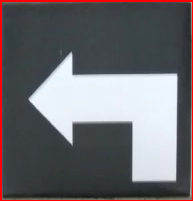
#> input picture left_template.png, 193 x 201 px
$ jupyter execute strategy_seminar.ipynb   (older library calls are emulated)
#> lines starting #> are read from the running program, lines starting #| are printed output that depends on the picture
[cell 1]
import numpy as np
import cv2
import copy

def generate_field(wind_x, wind_y, shift):
    field = np.zeros((wind_y, wind_x, 3), np.uint8)
    field[:, :, 0] = 12
    field[:, :, 1] = 134
    field[:, :, 2] = 73

    points = [(np.random.randint(wind_x - 4 * shift) + shift,
               np.random.randint(wind_y - 2 * shift) + shift) for i in range(20)]

    mask = np.zeros_like(field[:, :, 0])

    for i in range(len(points) - 1):
        cv2.line(mask, points[i], points[i + 1], 255, 200)

    #cv2.imshow("mask", mask)

    mask = cv2.morphologyEx(mask, cv2.MORPH_CLOSE, np.ones((143, 143)))

    #cv2.imshow("closed", mask)

    contours, _ = cv2.findContours(mask, cv2.RETR_EXTERNAL, cv2.CHAIN_APPROX_SIMPLE)

    upper_left_ind = 0
    min_sum = 1000000

    for i in range(len(contours[0])):
        if (contours[0][i][0][0] + contours[0][i][0][1] < min_sum):
            min_sum = contours[0][i][0][0] + contours[0][i][0][1]
            upper_left_ind = i

    path_with_start = [(shift, shift // 2)]

    for i in range(len(contours[0])):
        path_with_start.append(contours[0][(i + upper_left_ind) % len(contours[0])][0])

    for i in range(len(path_with_start) - 250):
        cv2.line(field, path_with_start[i], path_with_start[i + 1], (12, 123, 234), 5)

    return field

# [6 lines left out: function get_v_adaptive_mask, not called in this run]

def load_templates(template_paths, template_size):
#> called with template_size = 50
    templates = {}

    for template_path in template_paths:
        template_img_ = cv2.imread(template_path)
#> template_img_ is the input picture: shape (201, 193, 3); mean B, G, R 109.8, 106.3, 108.1

        assert template_img_ is not None, "Cannot find image " + str(name)

        #workaround for data with bboxes :/
        template_img = template_img_[1 : -1, 1 : -1, :]
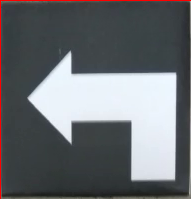
#> template_img: shape (199, 191, 3); mean B, G, R 112.1, 108.5, 105.1

        template_img = cv2.resize(template_img, (template_size, template_size))
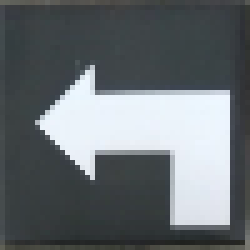
#> template_img: shape (50, 50, 3) (shown 5 times larger); mean B, G, R 112.8, 109.3, 103.2

        template_name = template_path.split("_")[0]

        #print(template_name)

        templates.update({template_name : {"0" : template_img}})

        for i in range(1, 4):
            template_img = cv2.rotate(template_img, cv2.ROTATE_90_CLOCKWISE)
            templates[template_name].update({str(90*i) : template_img})
#> this loop made 3 passes
#> pass 1, in load_templates, `template_img = cv2.rotate(template_img, cv2.ROTATE_90_CLOCKWISE)`:
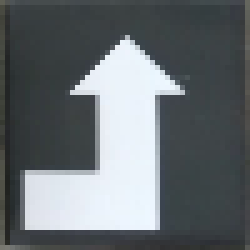
#> template_img: shape (50, 50, 3) (shown 5 times larger); mean B, G, R 112.8, 109.3, 103.2
#> pass 2, in load_templates, `template_img = cv2.rotate(template_img, cv2.ROTATE_90_CLOCKWISE)`:
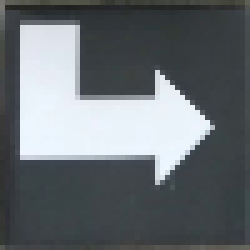
#> template_img: shape (50, 50, 3) (shown 5 times larger); mean B, G, R 112.8, 109.3, 103.2
#> pass 3, in load_templates, `template_img = cv2.rotate(template_img, cv2.ROTATE_90_CLOCKWISE)`:
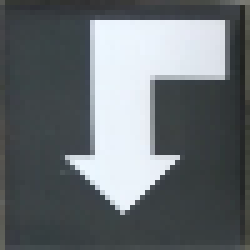
#> template_img: shape (50, 50, 3) (shown 5 times larger); mean B, G, R 112.8, 109.3, 103.2

    return templates

def place_sign(field, templates, template_size, x, y, template_name, rotation, offset = 10):
    field[y - template_size // 2 - offset: y + template_size // 2 + offset,
          x - offset: x + template_size + offset, :] = 255

    field[y - template_size // 2: y + template_size // 2,
          x : x + template_size, :] = templates[template_name][rotation]

def generate_constant_field(wind_x, wind_y, templates, template_size):
    field = np.zeros((wind_y, wind_x, 3), np.uint8)
    field[:, :, 0] = 12
    field[:, :, 1] = 134
    field[:, :, 2] = 73

    segments = [[(400, 250), (500, 400), (720, 400)]]

    place_sign(field, templates, template_size, 820, 400, "up", "90")
    place_sign(field, templates, template_size, 1220, 400, "right", "90")
    place_sign(field, templates, template_size, 1220, 800, "up", "180")
    place_sign(field, templates, template_size, 1220, 1200, "left", "180")

    #field[400 - template_size // 2: 400 + template_size // 2,
    #      520 : 520 + template_size, :] = templates["up"]["90"]

#     field[400 - template_size // 2: 400 + template_size // 2,
#           820 : 820 + template_size, :] = templates["right"]["90"]

#     field[700 - template_size // 2: 700 + template_size // 2,
#           820 : 820 + template_size, :] = templates["up"]["180"]

#     field[900 - template_size // 2: 900 + template_size // 2,
#           820 : 820 + template_size, :] = templates["left"]["180"]

    for i in range(len(segments)):
        for j in range(len(segments[i]) - 1):
            cv2.line(field, segments[i][j], segments[i][j + 1], (12, 123, 234), 5)

    return field

template_size = 50

templates = load_templates(["left_template.png", "right_template.png", "up_template.png"], template_size)
#> templates = 3 items

#field = generate_constant_field(1900, 1400, templates, template_size)
field = generate_field(1900, 1400, 200)

cv2.imshow("field", field)
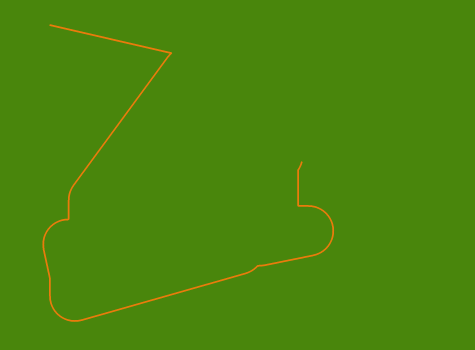
#> window 'field': shape (1400, 1900, 3) (shown at 1/4 size); mean B, G, R 12, 133.9, 74.4
cv2.waitKey(0)
cv2.destroyAllWindows()
cv2.waitKey(10)

[cell 2]
import numpy as np
import cv2
import copy
import math
from scipy.special import comb

class Controller:
    def __init__(self, max_v_linear, TEMPL_SZ, templates):
        self.max_v_linear = max_v_linear

        self.last_feedback = (0, 0, 0)
        self.last_spline = []

        self.TEMPL_SZ = TEMPL_SZ

        self.templates = templates

    # [12 lines left out: functions calc_IoU, get_v_adaptive_mask, not called in this run]

    def get_mask(self, image, thresholds, la = 10, ha = 1000000):
        mask = cv2.inRange(image, thresholds[0], thresholds[1])

        cv2.imshow("mask", mask)
        #cv2.waitKey(0)

        connectivity = 4
        output = cv2.connectedComponentsWithStats(mask, connectivity, cv2.CV_32S)

        num_labels = output[0]
        labels = output[1]
        stats = output[2]

        filtered = np.zeros_like(mask)

        for i in range(1, num_labels):
            a = stats[i, cv2.CC_STAT_AREA]
            t = stats[i, cv2.CC_STAT_TOP]
            l = stats[i, cv2.CC_STAT_LEFT]
            w = stats[i, cv2.CC_STAT_WIDTH]
            h = stats[i, cv2.CC_STAT_HEIGHT]

            if (a >= la and a <= ha):
                filtered[np.where(labels == i)] = 255

        return filtered

    #https://stackoverflow.com/questions/12643079/bézier-curve-fitting-with-scipy
    def bernstein_poly(self, i, n, t):
        """
        The Bernstein polynomial of n, i as a function of t
        """

        return comb(n, i) * ( t**(n-i) ) * (1 - t)**i

    def bezier_curve(self, points, nTimes=1000):
        """
        Given a set of control points, return the
        bezier curve defined by the control points.

        points should be a list of lists, or list of tuples
        such as [ [1,1],
                    [2,3],
                    [4,5], ..[Xn, Yn] ]
            nTimes is the number of time steps, defaults to 1000

            See http://processingjs.nihongoresources.com/bezierinfo/
        """

        nPoints = len(points)
        xPoints = np.array([p[0] for p in points])
        yPoints = np.array([p[1] for p in points])

        t = np.linspace(0.0, 1.0, nTimes)

        polynomial_array = np.array([ self.bernstein_poly(i, nPoints-1, t) for i in range(0, nPoints)   ])

        xvals = np.dot(xPoints, polynomial_array)
        yvals = np.dot(yPoints, polynomial_array)

        return xvals, yvals

    def weighted_point_distance(self, p, lowest):
        return math.sqrt((lowest[0, 0] - p[0, 0])**2 + 2 * (lowest[0, 1] - p[0, 1])**2)

    def get_spline(self, image, mask):
        #COMMENTED
        #cv2.imwrite("mask.png", mask)

        contours, _ = cv2.findContours(mask, cv2.RETR_EXTERNAL, cv2.CHAIN_APPROX_NONE)

        filtered = []

        if (len(contours) == 0):
            #print("zhopa")
            return [], [], [[0, 0]], [[0, 0]]

        contour = contours[0]
        lowest_point_y = 0

        for cnt in contours:
            lowest = sorted(cnt, key = lambda p : p[0, 1])[-1]

            if (lowest[0, 1] > lowest_point_y):
                lowest_point_y = lowest[0, 1]

                l = cv2.arcLength(cnt, True)
                approx = cv2.approxPolyDP(cnt, l * 0.05, True)
                contour = approx

        if (lowest_point_y == 0):
            return [], [], [[0, 0]]

        sorted_contour = sorted(contour, key = lambda p : p[0, 1])
        lowest = sorted_contour[-1]

        most_distant = sorted(contour, key = lambda p : self.weighted_point_distance(p, lowest))[-1]
        cv2.circle(image, lowest[0], 25, (100, 100, 100), 4)
        #cv2.circle(image, most_distant[0], 10, (23, 234, 212), 4)

        point_sequence = []

        lowest_index = 0

        for i in range(len(contour)):
            if (np.array_equal(lowest, contour[i])):
                lowest_index = i
                break

        for i in range(lowest_index, lowest_index + len(contour)):
            curr = contour[i % len(contour)]

            point_sequence.append(curr[0])

            #cv2.circle(image, curr[0], 10, (223, 234, int(255.0 / len(contour) * i)), 5)

            if (np.array_equal(curr, most_distant)):
                break

        densified_sequence = []
        densification_coeff = 3

        for i in range(len(point_sequence) - 1):
            for j in range(densification_coeff):
                coeff = float(j) / densification_coeff
                new_point = point_sequence[i] * (1 - coeff) + point_sequence[i + 1] * coeff

                densified_sequence.append(new_point)

            densified_sequence.append(point_sequence[i])

        densified_sequence.append(point_sequence[-1])

        #for point in densified_sequence:
        #    cv2.circle(image, (int(point[0]), int(point[1])), 8, (43, 32, 233), -1)

        xvals, yvals = self.bezier_curve(densified_sequence, nTimes=10)

        #for i in range(len(xvals)):
        #    cv2.circle(image, (int(xvals[i]), int(yvals[i])), 16, (234, 234, 23), -1)

        #cv2.drawContours(image, [contour], -1, (0,255,0), 3)

        cv2.imshow("output", image)
        cv2.waitKey(1)

        return xvals, yvals, lowest, most_distant

    def cut_sign(self, image):
        hsv = cv2.cvtColor(image, cv2.COLOR_BGR2HSV)

        mask = cv2.inRange(hsv, (0, 0, 240), (255, 255, 255))

        #print("acadcacdadcasdc")
        cv2.imshow("mask", mask)

        output = cv2.connectedComponentsWithStats(mask, 4, cv2.CV_32S)
        num_labels = output[0]
        labels = output[1]
        stats = output[2]

        if (num_labels < 2):
            return None, 0, 0, 0

        biggest_component_num = 1
        max_area = 10

        for i in range(1, num_labels):
            area = stats[i, cv2.CC_STAT_AREA]

            if (max_area < area):
                max_area = area
                biggest_component_num = i

        mask_for_biggest = np.zeros_like(mask)

        mask_for_biggest[np.where(labels == biggest_component_num)] = 255

        contours, _ = cv2.findContours(mask_for_biggest, cv2.RETR_EXTERNAL, cv2.CHAIN_APPROX_SIMPLE)

        rect = cv2.minAreaRect(contours[0])
        box = cv2.boxPoints(rect)

        angle = math.atan((box[0, 1] - box[1, 1]) / (box[0, 0] - box[1, 0]))

        top    = stats[biggest_component_num, cv2.CC_STAT_TOP]
        left   = stats[biggest_component_num, cv2.CC_STAT_LEFT]
        width  = stats[biggest_component_num, cv2.CC_STAT_WIDTH]
        height = stats[biggest_component_num, cv2.CC_STAT_HEIGHT]

        cX = int(width // 2)
        cY = int(height // 2)

        crop_x = left + width // 2
        crop_y = top + height // 2

        crop = image[top: top + height, left: left + width]
        #cv2.imshow("crop", crop)

        if (math.isnan(angle)):
            return None, 0, 0, 0

        #print("angle", angle)

        M = cv2.getRotationMatrix2D((cX, cY), int(np.degrees(angle)), 1.0)
        rotated = cv2.warpAffine(crop, M, (width, height))

        # [8 lines left out: function rotate, not called in this run]

        rotated_points = []

        for point in box:
            point_in_crop = (point[0] - left, point[1] - top)

            rotated_point = rotate((cX, cY), point_in_crop, -angle)
            rotated_points.append(rotated_point)

        marker_mask = np.zeros_like(rotated[:, :, 0])
        # [8 lines of commented-out code are left out]

        box = np.int32(rotated_points)#(box)
        #cv2.drawContours(rotated, [box], 0, (0,0,255), 2)
        cv2.drawContours(marker_mask, [box], 0, (255), -1)

        #cv2.imshow("rotated", rotated)
        #cv2.imshow("marker_mask", marker_mask)

        cropped_marker = cv2.bitwise_and(rotated, rotated, mask = marker_mask)
        #cv2.imshow("cropped marker", cropped_marker)

        hsv_marker = cv2.cvtColor(cropped_marker, cv2.COLOR_BGR2HSV)
        #marker_mask = cv2.inRange(hsv_marker, (0, 0, 0), (255, 255, 105))

        #blur = cv.GaussianBlur(img,(5,5),0)
        otsu_th, marker_mask = cv2.threshold(hsv_marker[:, :, 2], 0, 255, cv2.THRESH_BINARY_INV + cv2.THRESH_OTSU)

        #print("otsu th", otsu_th)

        output = cv2.connectedComponentsWithStats(marker_mask, 4, cv2.CV_32S)
        num_labels = output[0]
        labels = output[1]
        stats = output[2]

        if (num_labels < 2):
            return None, 0, 0, 0

        densest_component_num = 1
        max_density = 0.01

        for i in range(1, num_labels):
            area   = stats[i, cv2.CC_STAT_AREA]
            width  = stats[i, cv2.CC_STAT_WIDTH]
            height = stats[i, cv2.CC_STAT_HEIGHT]

            curr_density = area / (width * height)

            if (max_density < curr_density and area > 100):
                max_density = curr_density
                densest_component_num = i

        top    = stats[densest_component_num, cv2.CC_STAT_TOP]
        left   = stats[densest_component_num, cv2.CC_STAT_LEFT]
        width  = stats[densest_component_num, cv2.CC_STAT_WIDTH]
        height = stats[densest_component_num, cv2.CC_STAT_HEIGHT]

        sign_crop = cropped_marker[top: top + height, left: left + width]

        cv2.imshow("sign crop", sign_crop)

        #dist = plot_dist(hsv_marker[:, :, 2])
        #print(dist.shape)
        #cv2.imshow("dist", dist[:, :, 1])

        cv2.imshow("otsu", marker_mask)

        return sign_crop, angle, crop_x, crop_y

    # [24 lines left out: function classify_sign, not called in this run]

    def generate_trajectory(self, frame, cutoff = 130):
        crop, angle, crop_x, crop_y = self.cut_sign(frame)

        h, w, _ = frame.shape

        x, y = w // 2, 0
        lowest = [(w // 2, 0)]
        xvals, yvals = [], []

        #print(crop)

        if (crop is not None):
            #print(crop.shape)
            cv2.imshow("crop", crop)

        if ((crop is not None) and min(crop.shape[:2]) > 20):
            cv2.imshow("crop", crop)
            #print("sign")

            sign_type, rotation, max_IoU = self.classify_sign(crop)

            print(sign_type, rotation, max_IoU)

            if (max_IoU > 0.4):
                cv2.putText(frame, "sign", (50, 50), cv2.FONT_HERSHEY_SIMPLEX,
                           1, (255, 0, 0), 2, cv2.LINE_AA)

                if (h - crop_y < 150):
                    sign_angle = 0

                    if (sign_type == "right"):
                        sign_angle = np.pi / 2

                    if (sign_type == "left"):
                        sign_angle = -np.pi / 2

                    full_angle = angle + int(rotation) / 180 * np.pi + sign_angle

                    #print("full angle", full_angle)
                    #TODO: calculate desired position - 1 m from the arrow if arrow is close,
                    #arrow itself if it is far away

                    tx = 50 * np.sin(full_angle)
                    ty = 50 * np.cos(full_angle)

                    cv2.line(frame, (crop_x, crop_y), (crop_x + int(tx), crop_y - int(ty)), (123, 123, 234), 4)

                    #print("tx", tx)

                    return tx + w // 2, ty, lowest, xvals, yvals

                else:
                    return crop_x, crop_y, lowest, xvals, yvals

        if (crop is None or ((crop is not None) and min(crop.shape[:2])) <= 50):
            #print("line")

            threshold = [(11, 122, 233), (13, 124, 235)]

            mask = self.get_mask(frame, threshold, 40)

            xvals, yvals, lowest, most_distant = self.get_spline(frame, mask)

            if (math.sqrt((lowest[0][1] - most_distant[0][1])**2 +
                          (lowest[0][0] - most_distant[0][0])**2) > 20):
                cv2.putText(frame, "line", (50, 50), cv2.FONT_HERSHEY_SIMPLEX,
                               1, (255, 0, 0), 2, cv2.LINE_AA)

                for i in range(len(xvals)):
                    if (yvals[i] < cutoff):
                        x = xvals[i]
                        y = yvals[i]
                        break

                return x, y, lowest, xvals, yvals

        cv2.putText(frame, "odometry", (50, 50), cv2.FONT_HERSHEY_SIMPLEX,
                           1, (255, 0, 0), 2, cv2.LINE_AA)

        x, y = w // 2, 0
        lowest = [(w // 2, 0)]

        return x, y, lowest, xvals, yvals

    # [8 lines left out: function generate_feedback, not called in this run]

    def draw(self, field_image, observation, PoV_size = 300):
        for i in range(len(self.last_spline[0])):
            cv2.circle(observation, (int(self.last_spline[0][i]), int(self.last_spline[1][i])),
                       6, (240, 240, 240), 2)

        resized_pov = cv2.resize(observation, (PoV_size, PoV_size)) - 30

        field_image[:PoV_size, -PoV_size:, :] = resized_pov

class Controller_heuristic(Controller):
    def __init__(self, max_v_linear, TEMPL_SIZE, templates):
        super().__init__(max_v_linear, TEMPL_SIZE, templates)

    def generate_feedback(self, observation, last_state):
        #vx, vy, omega = 0.1, 0.1, 0.01
        x, y, theta = last_state

        x_next, y_next, lowest, xvals, yvals = self.generate_trajectory(observation)

        vx = self.max_v_linear

        x_lowest = lowest[0][0]
        lateral_compensation = 0.3 * (x_lowest - observation.shape[1] // 2)
        vy = lateral_compensation

        #print("next - lowest", x_next, x_lowest)

        omega = 0.05 * np.sign(x_next - x_lowest)

        feedback = (vx, vy, omega)

        self.last_feedback = feedback
        self.last_spline = (xvals, yvals)

        #print("feedback", feedback)

        return feedback

class Robot:
    def __init__(self, x0, y0, theta0, dt, max_v_linear, max_omega):
        self.x = x0
        self.y = y0
        self.theta = theta0
        self.dt = dt
        self.max_v_linear = max_v_linear
        self.max_omega = max_omega

    def move_global(self, control):
        vx, vy, omega = control

        omega = np.clip(omega, -self.max_omega, self.max_omega)
        v_linear = np.sqrt(vx**2 + vy**2)

        if (v_linear > self.max_v_linear):
            vx = vx / v_linear * self.max_v_linear
            vy = vy / v_linear * self.max_v_linear

        self.x += vx * self.dt
        self.y += vy * self.dt
        self.theta += omega * self.dt

    def move_local(self, control):
        vx, vy, omega = control

        vx_rot = (vx * np.cos(self.theta) - vy * np.sin(self.theta)) * (1 + np.random.randn() * 0)
        vy_rot = (vx * np.sin(self.theta) + vy * np.cos(self.theta)) * (1 + np.random.randn() * 0)

        self.move_global((vx_rot, vy_rot, omega))

    def draw(self, canvas):
        cv2.circle(canvas, (int(self.x), int(self.y)), 25, (123, 234, 234), 2)
        cv2.line(canvas, (int(self.x), int(self.y)),
                 (int(self.x + 40 * np.cos(self.theta)), int(self.y + 40 * np.sin(self.theta))),
                 (253, 223, 34), 5)

    def get_state(self):
        return (self.x, self.y, self.theta)

class Simulator:
    def __init__(self, visible_zone_size, FIELD_X, FIELD_Y, shift, TEMPLATE_SIZE, templates):
#> called with visible_zone_size = 300, FIELD_X = 2400, FIELD_Y = 1500, shift = 230, TEMPLATE_SIZE = 50
        self.visible_zone_size = visible_zone_size
        self.last_observation = np.zeros((self.visible_zone_size,
                                          self.visible_zone_size, 3), np.uint8)

        self.FIELD_X = FIELD_X
        self.FIELD_Y = FIELD_Y

        self.TEMPLATE_SIZE = TEMPLATE_SIZE

        templates = templates
#> templates = 3 items

        self.field = generate_constant_field(self.FIELD_X, self.FIELD_Y, templates, self.TEMPLATE_SIZE)
#> in place_sign, `field[y - template_size // 2 - offset: y + template_size // 2 + offset..`:
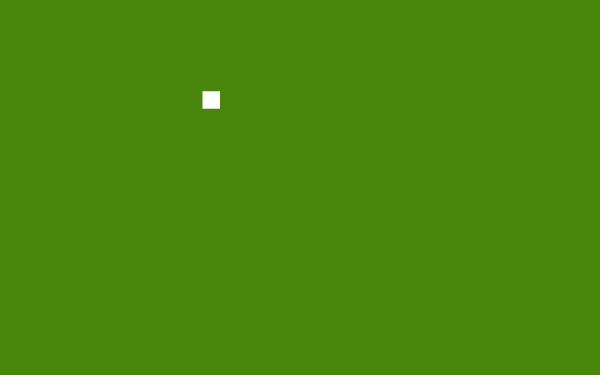
#> field: shape (1500, 2400, 3) (shown at 1/4 size); mean of channels 0, 1, 2 12.3, 134.2, 73.2; drawn as B, G, R
#> call 4 of place_sign, with template_size = 50, x = 1220, y = 1200, template_name = 'left', rotation = '180', offset = 10
#> in place_sign (call 4), `field[y - template_size // 2: y + template_size // 2, x : x + template..`:
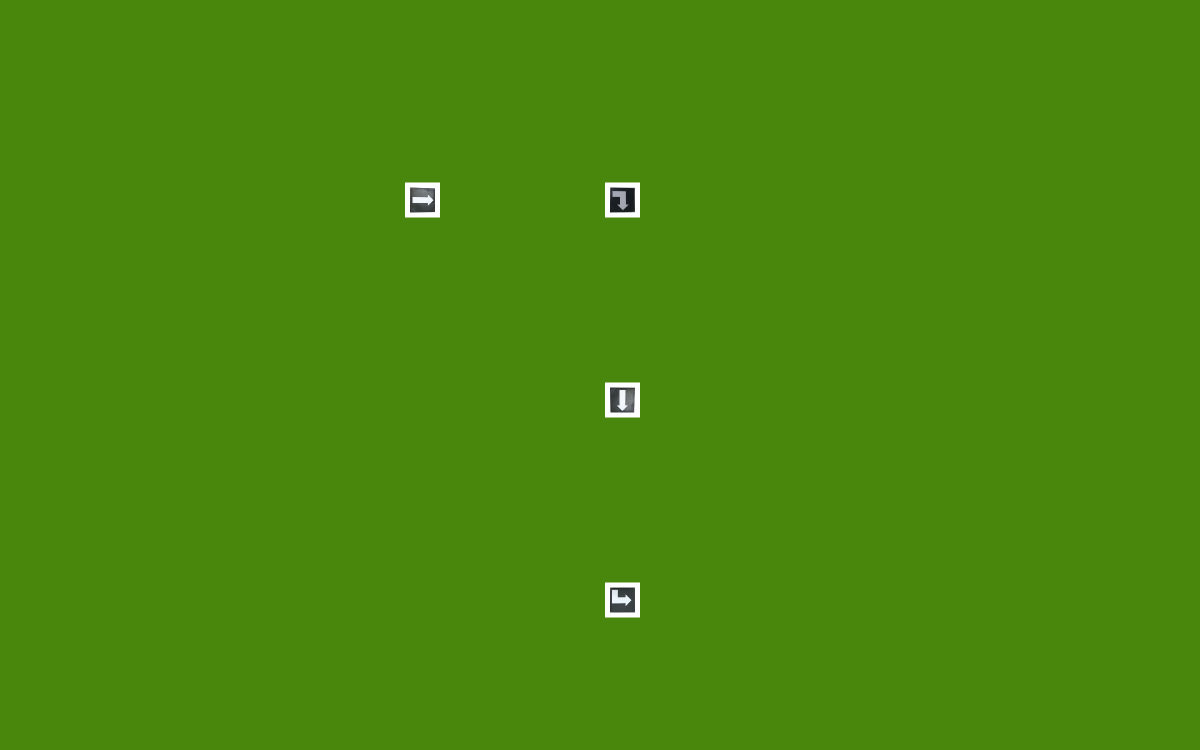
#> field: shape (1500, 2400, 3) (shown at 1/2 size); mean of channels 0, 1, 2 12.9, 134.2, 73.6; drawn as B, G, R
#> (the rest of the program and of its run is left out)
